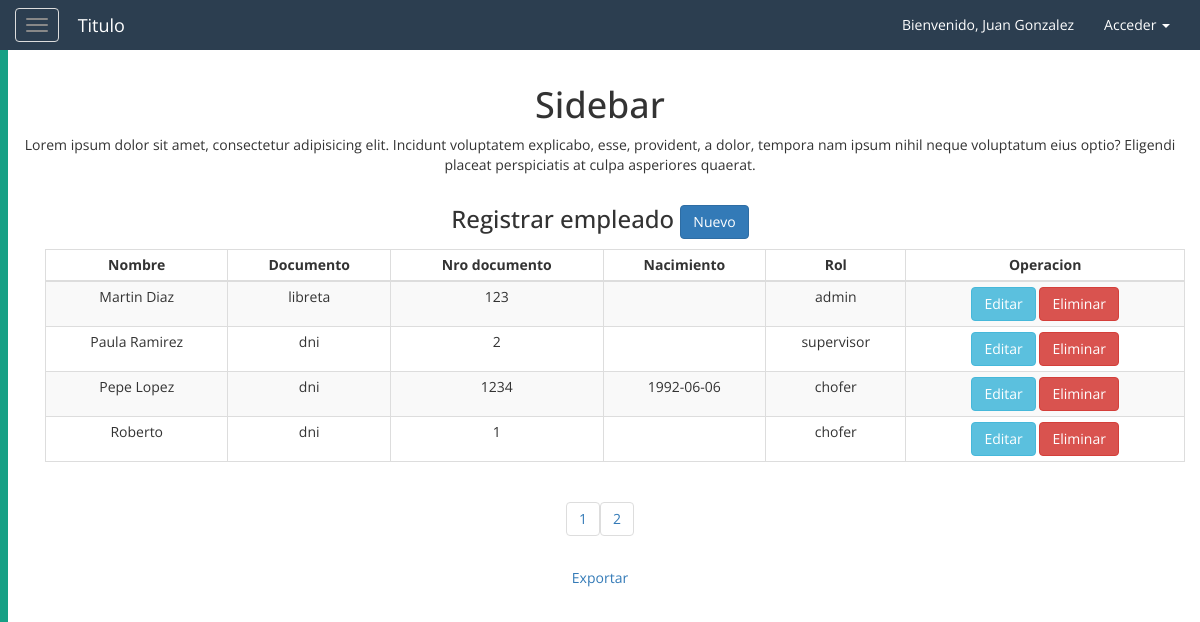
Screenshot of /php/usuarios.php?pagina=2 (signed in) with the database file from the repository.
### tables this page shows
CREATE TABLE `usuario` (
  `idUsuario` int NOT NULL AUTO_INCREMENT,
  `nombre` varchar(45) DEFAULT NULL,
  `rol` enum('chofer','admin','supervisor','mecanico') NOT NULL DEFAULT 'chofer',
  `password` varchar(50) NOT NULL,
  `num_doc` int(11) NOT NULL,
  `tipo_doc` varchar(45) NOT NULL,
  `fecha_nacimiento` date DEFAULT NULL,
  primary key(idUsuario)
);

### php/conexion/control.php (called while the page is built, shortened)
<?php
    class controlDB{
        function __construct(){
            try{
            $host="localhost";
            $db_name="logistica";
            $user="root";
            $pass="";
            $this->con=mysqli_connect($host,$user,$pass) or die("Error en la conexion");
            mysqli_select_db($this->con,$db_name) or die("no se encontro bbdd");
            }catch(Exception $ex){
                throw $ex;
            }
        }
        function consultar($sql){
        $link=$this->con;
        $stmt = mysqli_prepare($link, $sql);
         mysqli_stmt_execute($stmt);
            $result = $stmt->get_result();
        $data=null;
        while($fila=$result->fetch_assoc()){
            $data[]=$fila;
        }
        return $data;
        }
    }
?>

### php/usuarios/mostar.php (the view, shortened to what this page needs)
<?php
    require_once '/conexion/control.php';
        $obj = new controlDB();
    $tamagno_paginas=5;
    if(isset($_GET['pagina'])){
    if($_GET['pagina']==1){
            header("Location:usuarios.php");
        }else{
            $pag=$_GET['pagina'];
        }
    }else{
        $pag=1;
    }
    $empezar_desde=($pag-1)*$tamagno_paginas;
    $datos=$obj->consultar("select * from usuario  order by nombre LIMIT $empezar_desde,$tamagno_paginas");
    $num_filas=count($obj->consultar("select * from usuario"));
    $total_paginas=ceil($num_filas/$tamagno_paginas);
?>
<div class="continer">
    <div class="row">
        <div class="col">
        <h1>Sidebar</h1>
        <p>Lorem ipsum dolor sit amet, consectetur adipisicing elit. Incidunt voluptatem explicabo, esse, provident, a dolor, tempora nam ipsum nihil neque voluptatum eius optio? Eligendi placeat perspiciatis at culpa asperiores quaerat.
        </p>
        </div>
    </div>
    <div class="row">
        <div class="col">
            <h3>Registrar empleado <a href="../php/usuarios_agregar.php" class="btn btn-primary">Nuevo</a></h3>
        </div>
    </div>
</div>
<div class="container">
    <div class="row">
        <div class="col-lg-12 col-md-12 col-sm-12 col-xs-12">
            <div class="table-responsive">
            <table class="table table-striped table-bordered table-condensed table-hover">
				<thead>
					<th  class="text-center">Nombre</th>
					<th  class="text-center">Documento</th>
					<th  class="text-center">Nro documento</th>
					<th  class="text-center">Nacimiento</th>
					<th  class="text-center">Rol</th>
					<th  class="text-center">Operacion</th>
				</thead>
                <?php foreach($datos as $td){ ?>
				<tr>
					<td><?php echo $td['nombre'];?></td>
					<td><?php echo $td['tipo_doc'];?></td>
					<td><?php echo $td['num_doc'];?></td>
					<td><?php echo $td['fecha_nacimiento'];?></td>
					<td><?php echo $td['rol'];?></td>
					<td class="text-center">
						<a href="usuarios_editar.php?id=<?php echo $td["idUsuario"]?>">
                            <button class="btn btn-info">Editar</button>
                        </a>
                         <a href="usuarios/registrar.php?id=<?php echo $td["idUsuario"]?>&funcion=eliminar" class="btn btn-danger">Eliminar</button></a>
					</td>
				</tr>
			    <?php } ?>
			</table>
            </div>
        </div>
    </div>
</div>
<div class="row">
    <div class="col">
        <?php
        for($i=1; $i <= $total_paginas; $i++){
        echo "<ul class='pagination'>
               <li><a href='?pagina=" . $i . "'>" . $i . "</a></li>
              </ul>";}
        ?>
    </div>
</div>
<div class="row">
    <a href="pdf/exportarUsuario.php" class="btn btn-link" target="_blank" >Exportar</a>
</div>

### css/estilos.css (style rules this page uses)
* { font-family: 'Open Sans', sans-serif; }

### rows the page displays
usuario: nombre "Martin Diaz", tipo_doc "libreta", num_doc "123", rol "admin"
usuario: nombre "Paula Ramirez", tipo_doc "dni", num_doc "2", rol "supervisor"
usuario: nombre "Pepe Lopez", tipo_doc "dni", num_doc "1234", fecha_nacimiento "1992-06-06", rol "chofer"
usuario: nombre "Roberto", tipo_doc "dni", num_doc "1", rol "chofer"

### other values shown
$_SESSION['usuario'] "Juan Gonzalez"
